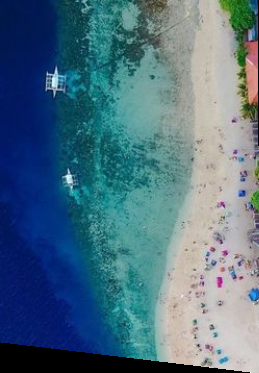
#> input picture 1.png, 259 x 373 px
$ python image_stitching.py --images . --output out.png
#> lines starting #> are read from the running program, lines starting #| are printed output that depends on the picture
# USAGE
# python image_stitching.py --images images/scottsdale --output output.png --crop 1

# import the necessary packages
from imutils import paths
import numpy as np
import argparse
import imutils
import cv2

# construct the argument parser and parse the arguments
ap = argparse.ArgumentParser()
ap.add_argument("-i", "--images", type=str, required=True,
	help="path to input directory of images to stitch")
ap.add_argument("-o", "--output", type=str, required=True,
	help="path to the output image")
ap.add_argument("-c", "--crop", type=int, default=0,
	help="whether to crop out largest rectangular region")
args = vars(ap.parse_args())

# grab the paths to the input images and initialize our images list
print("[INFO] loading images...")
imagePaths = sorted(list(paths.list_images(args["images"])))
images = []

# loop over the image paths, load each one, and add them to our
# images to stich list
for imagePath in imagePaths:
	image = cv2.imread(imagePath)
#> image is the input picture: shape (373, 259, 3); mean B, G, R 129.5, 111.9, 79
	images.append(image)

# initialize OpenCV's image sticher object and then perform the image
# stitching
print("[INFO] stitching images...")
stitcher = cv2.createStitcher() if imutils.is_cv3() else cv2.Stitcher_create()
(status, stitched) = stitcher.stitch(images)
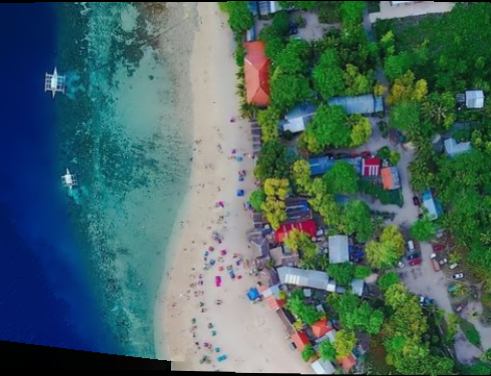
#> stitched: shape (376, 491, 3); mean of channels 0, 1, 2 99.1, 102.6, 71.4; drawn as B, G, R
#> status = 0

# if the status is '0', then OpenCV successfully performed image
# stitching
if status == 0:
	# check to see if we supposed to crop out the largest rectangular
	# region from the stitched image
	if args["crop"] > 0:
		# create a 10 pixel border surrounding the stitched image
		print("[INFO] cropping...")
		stitched = cv2.copyMakeBorder(stitched, 10, 10, 10, 10,
			cv2.BORDER_CONSTANT, (0, 0, 0))

		# convert the stitched image to grayscale and threshold it
		# such that all pixels greater than zero are set to 255
		# (foreground) while all others remain 0 (background)
		gray = cv2.cvtColor(stitched, cv2.COLOR_BGR2GRAY)
		thresh = cv2.threshold(gray, 0, 255, cv2.THRESH_BINARY)[1]

		# find all external contours in the threshold image then find
		# the *largest* contour which will be the contour/outline of
		# the stitched image
		cnts = cv2.findContours(thresh.copy(), cv2.RETR_EXTERNAL,
			cv2.CHAIN_APPROX_SIMPLE)
		cnts = imutils.grab_contours(cnts)
		c = max(cnts, key=cv2.contourArea)

		# allocate memory for the mask which will contain the
		# rectangular bounding box of the stitched image region
		mask = np.zeros(thresh.shape, dtype="uint8")
		(x, y, w, h) = cv2.boundingRect(c)
		cv2.rectangle(mask, (x, y), (x + w, y + h), 255, -1)

		# create two copies of the mask: one to serve as our actual
		# minimum rectangular region and another to serve as a counter
		# for how many pixels need to be removed to form the minimum
		# rectangular region
		minRect = mask.copy()
		sub = mask.copy()

		# keep looping until there are no non-zero pixels left in the
		# subtracted image
		while cv2.countNonZero(sub) > 0:
			# erode the minimum rectangular mask and then subtract
			# the thresholded image from the minimum rectangular mask
			# so we can count if there are any non-zero pixels left
			minRect = cv2.erode(minRect, None)
			sub = cv2.subtract(minRect, thresh)

		# find contours in the minimum rectangular mask and then
		# extract the bounding box (x, y)-coordinates
		cnts = cv2.findContours(minRect.copy(), cv2.RETR_EXTERNAL,
			cv2.CHAIN_APPROX_SIMPLE)
		cnts = imutils.grab_contours(cnts)
		c = max(cnts, key=cv2.contourArea)
		(x, y, w, h) = cv2.boundingRect(c)

		# use the bounding box coordinates to extract the our final
		# stitched image
		stitched = stitched[y:y + h, x:x + w]

	# write the output stitched image to disk
	cv2.imwrite(args["output"], stitched)

	# display the output stitched image to our screen
	cv2.imshow("Stitched", stitched)
	#cv2.imshow("cnts"), cnts)
	cv2.waitKey(0)

# otherwise the stitching failed, likely due to not enough keypoints)
# being detected
else:
	print("[INFO] image stitching failed ({})".format(status))
